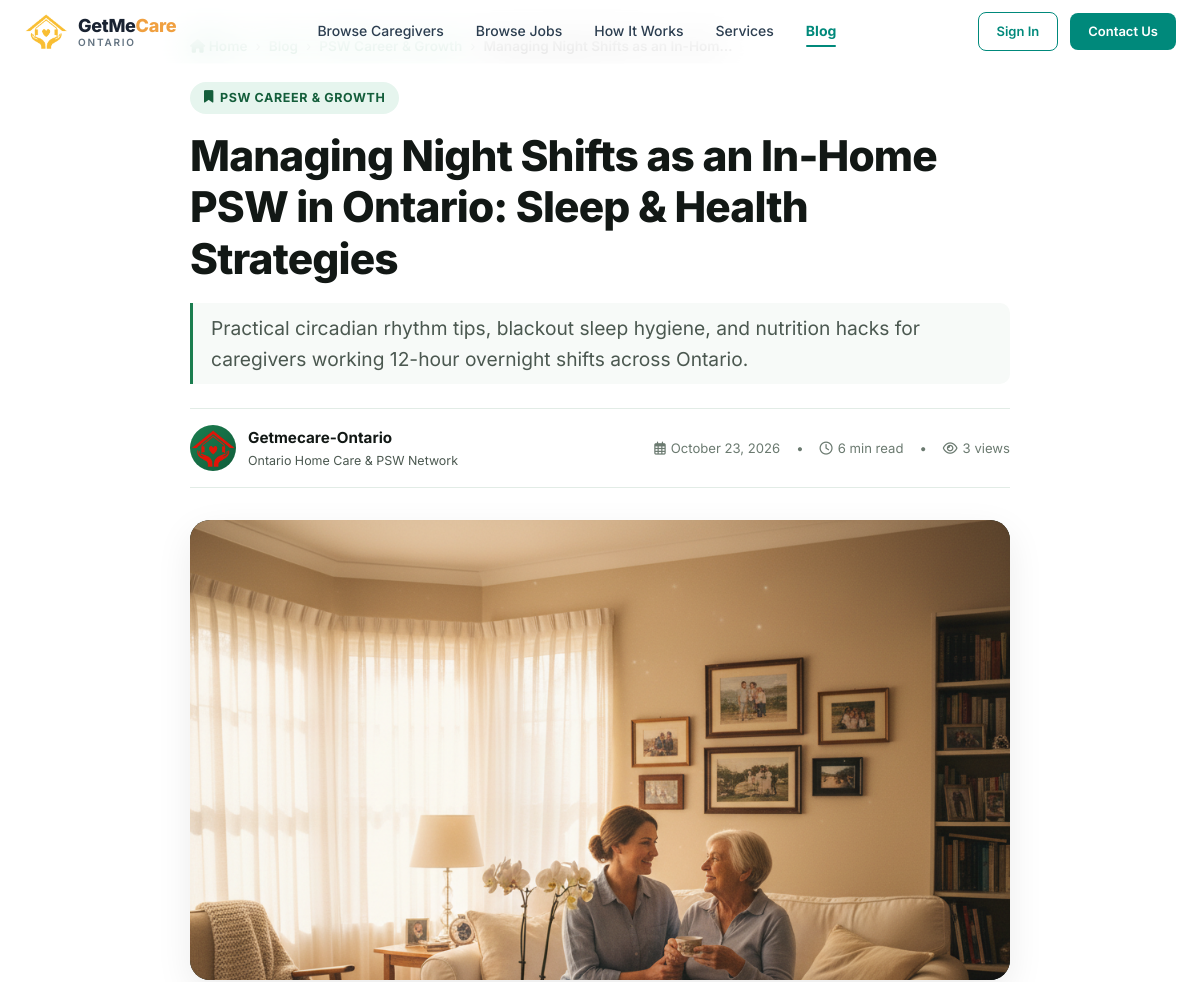
The app's page /blog/managing-night-shifts-in-home-psw-ontario/ (upper part), older data.
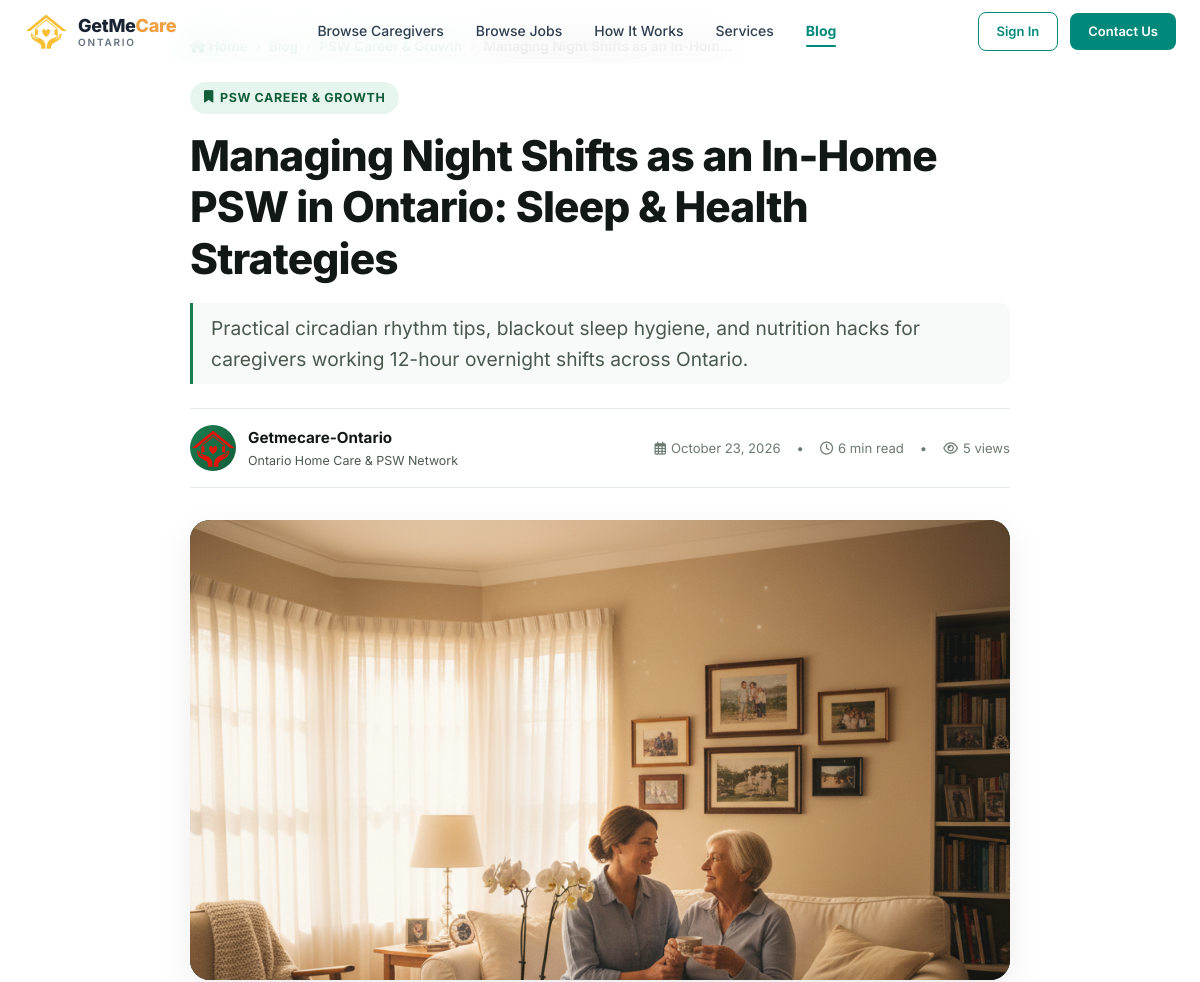
The same page, newer data.
### AdminApp/models.py (models this page shows, shortened)
class BlogPost(models.Model):
    CAT_CAREGIVER_TIPS  = 'caregiver_tips'
    CAT_FAMILY_GUIDE    = 'family_guide'
    CAT_SENIOR_CARE     = 'senior_care'
    CAT_ONTARIO_HEALTH  = 'ontario_health'
    CAT_PSW_CAREER      = 'psw_career'
    CATEGORY_CHOICES = [
        (CAT_CAREGIVER_TIPS,  'Caregiver & PSW Tips'),
        (CAT_FAMILY_GUIDE,    'Family & Care Seekers'),
        (CAT_SENIOR_CARE,     'Senior & Dementia Care'),
        (CAT_ONTARIO_HEALTH,  'Ontario Healthcare & Funding'),
        (CAT_PSW_CAREER,      'PSW Career & Growth'),
    ]
    title               = models.CharField(max_length=250, help_text="Article title for readers and search engines")
    slug                = models.SlugField(max_length=260, unique=True, db_index=True, help_text="SEO URL slug, e.g. how-to-hire-psw-ontario")
    category            = models.CharField(max_length=30, choices=CATEGORY_CHOICES, default=CAT_FAMILY_GUIDE)
    author_name         = models.CharField(max_length=120, default="Getmecare-Ontario")
    author_role         = models.CharField(max_length=120, default="Ontario Home Care & PSW Network")
    author_avatar       = models.ImageField(upload_to='blog/authors/', blank=True, null=True)
    featured_image      = models.ImageField(upload_to='blog/', blank=True, null=True, help_text="Upload custom blog cover")
    featured_image_url  = models.URLField(blank=True, max_length=500, help_text="External image URL fallback (e.g. Unsplash CDN)")
    image_alt           = models.CharField(max_length=200, blank=True, help_text="SEO alt text for image")
    excerpt             = models.TextField(help_text="Short engaging summary (1-2 sentences) shown on cards and search results")
    content             = models.TextField(help_text="Full post content in HTML or rich text format")
    tags                = models.CharField(max_length=250, blank=True, help_text="Comma-separated keywords e.g. psw, home care, dementia, ontario")
    meta_title          = models.CharField(max_length=160, blank=True, help_text="Custom SEO title tag (leaves default if empty)")
    meta_description    = models.CharField(max_length=300, blank=True, help_text="Custom SEO meta description (uses excerpt if empty)")
    meta_keywords       = models.CharField(max_length=250, blank=True, help_text="Comma-separated keywords for meta tags")
    read_time_minutes   = models.PositiveIntegerField(default=5, help_text="Estimated reading time in minutes")
    is_published        = models.BooleanField(default=True, db_index=True)
    is_featured         = models.BooleanField(default=False, help_text="Highlight in banners / top placement")
    views_count         = models.PositiveIntegerField(default=0)
    published_at        = models.DateTimeField(default=timezone.now, db_index=True)
    created_at          = models.DateTimeField(auto_now_add=True)
    updated_at          = models.DateTimeField(auto_now=True)
    class Meta:
        ordering = ['-published_at']
        verbose_name = 'Blog Post'
        verbose_name_plural = 'Blog Posts'
    def get_absolute_url(self):
        return reverse('blog_detail', kwargs={'slug': self.slug})
    @property
    def tags_list(self):
        if not self.tags:
            return []
        return [t.strip() for t in self.tags.split(',') if t.strip()]
    @property
    def seo_title(self):
        return self.meta_title or f"{self.title} — GetMeCare Ontario"
    @property
    def seo_description(self):
        return self.meta_description or self.excerpt[:160]
    @property
    def display_image(self):
        if self.featured_image:
            try:
                return self.featured_image.url
            except Exception:
                pass
        if self.featured_image_url:
            return self.featured_image_url
        return '/static/Caregiver/images/hero-image.png'

### Caregiver/views.py (the view, shortened to what this page needs)
# urls.py: path('blog/<slug:slug>/', views.blog_detail, name='blog_detail'),
def blog_detail(request, slug):
    import json
    from django.urls import reverse
    if request.user.is_staff or request.user.is_superuser:
        post = get_object_or_404(BlogPost, slug=slug)
    else:
        post = get_object_or_404(BlogPost, slug=slug, is_published=True)
    BlogPost.objects.filter(pk=post.pk).update(views_count=F('views_count') + 1)
    related_posts = BlogPost.objects.filter(
        is_published=True
    ).exclude(pk=post.pk).filter(
        category=post.category
    ).order_by('-published_at')[:3]
    canonical_url = request.build_absolute_uri(post.get_absolute_url())
    img_src = post.display_image
    if img_src.startswith('/'):
        image_url = request.build_absolute_uri(img_src)
    else:
        image_url = img_src
    article_schema = {
        "@context": "https://schema.org",
        "@type": "BlogPosting",
        "mainEntityOfPage": {
            "@type": "WebPage",
            "@id": canonical_url
        },
        "headline": post.title,
        "description": post.seo_description,
        "image": [image_url],
        "datePublished": post.published_at.isoformat(),
        "dateModified": post.updated_at.isoformat(),
        "author": {
            "@type": "Person",
            "name": post.author_name,
            "jobTitle": post.author_role
        },
        "publisher": {
            "@type": "Organization",
            "name": "GetMeCare Ontario",
            "url": request.build_absolute_uri('/'),
            "logo": {
                "@type": "ImageObject",
                "url": request.build_absolute_uri('/static/Caregiver/images/sitelog.png')
            }
        },
        "keywords": post.tags
    }
    breadcrumb_schema = {
        "@context": "https://schema.org",
        "@type": "BreadcrumbList",
        "itemListElement": [
            {
                "@type": "ListItem",
                "position": 1,
                "name": "Home",
                "item": request.build_absolute_uri('/')
            },
            {
                "@type": "ListItem",
                "position": 2,
                "name": "Blog & Guides",
                "item": request.build_absolute_uri(reverse('blog_index'))
            },
            {
                "@type": "ListItem",
                "position": 3,
                "name": post.title,
                "item": canonical_url
            }
        ]
    }
    comments_qs = post.comments.filter(
        is_approved=True, parent=None
    ).select_related('user').prefetch_related(
        'replies', 'replies__user'
    ).order_by('-created_at')
    total_comments_count = post.comments.filter(is_approved=True).count()
    comments_paginator = Paginator(comments_qs, 5)
    comment_page_number = request.GET.get('c_page', 1)
    comments_page = comments_paginator.get_page(comment_page_number)
    return render(request, 'Caregiver/blog-detail.html', {
        'post': post,
        'related_posts': related_posts,
        'canonical_url': canonical_url,
        'image_url': image_url,
        'article_schema_json': json.dumps(article_schema),
        'breadcrumb_schema_json': json.dumps(breadcrumb_schema),
        'comments': comments_page,
        'comments_page': comments_page,
        'total_comments_count': total_comments_count,
    })

### GETMECARE/context_processors.py (called while the page is built, shortened)
def sidebar_context(request):
    if not hasattr(request, 'user') or not request.user.is_authenticated:
        return {}

def admin_whatsapp_number(request):
    from django.conf import settings
    return {
        'admin_whatsapp_number': getattr(settings, 'ADMIN_WHATSAPP_NUMBER', '+12494812647'),
    }

### templates/Caregiver/blog-detail.html (shortened to what this page needs)
{% extends "base.html" %}
{% load static %}
{% block content %}
<article class="post-container">
  <nav class="post-breadcrumb" aria-label="Breadcrumb">
    <a href="{% url 'home' %}"><i class="fas fa-home"></i> Home</a>
    <span>&rsaquo;</span>
    <a href="{% url 'blog_index' %}">Blog</a>
    <span>&rsaquo;</span>
    <a href="{% url 'blog_index' %}?category={{ post.category }}">{{ post.get_category_display }}</a>
    <span>&rsaquo;</span>
    <span style="color:#222;font-weight:600">{{ post.title|truncatechars:35 }}</span>
  </nav>
  <header class="post-header">
    <span class="post-cat-badge">
      <i class="fas fa-bookmark"></i> {{ post.get_category_display }}
    </span>
    <h1 class="post-title">{{ post.title }}</h1>
    <p class="post-lead">{{ post.excerpt }}</p>
    <div class="post-author-row">
      <div class="post-author-info">
        <div class="post-author-av">
          <img src="{% static 'Caregiver/images/sitelog.png' %}" alt="GetMeCare Ontario editorial team" style="width:100%;height:100%;object-fit:contain;border-radius:50%">
        </div>
        <div>
          <div class="post-author-name">{{ post.author_name }}</div>
          <div class="post-author-role">{{ post.author_role }}</div>
        </div>
      </div>
      <div class="post-stats">
        <span><i class="far fa-calendar-alt"></i> {{ post.published_at|date:"F d, Y" }}</span>
        <span>&bull;</span>
        <span><i class="far fa-clock"></i> {{ post.read_time_minutes }} min read</span>
        <span>&bull;</span>
        <span><i class="far fa-eye"></i> {{ post.views_count }} views</span>
      </div>
    </div>
  </header>
  <figure class="post-cover-wrap">
    <img src="{{ post.display_image }}" alt="{{ post.image_alt|default:post.title }}" class="post-cover-img" loading="lazy" onerror="this.src='/static/Caregiver/images/hero-image.png'">
  </figure>
</article>
{% endblock %}

Row changes from the older to the newer data that the page shows:
changed BlogPost "Managing Night Shifts as an In-Home PSW in Ontario: Sleep & Health Strategies": views_count "3" → "5"
